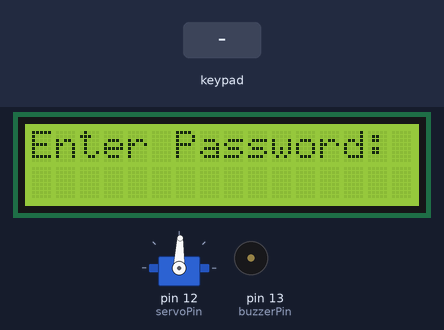
This sketch was run on a simulated Arduino Uno, built with avr-gcc and run on an emulated ATmega328P. Shown: 16×2 character LCD, servo, buzzer (waves = sounding, pin HIGH). Inputs (shaded band) come from the test bench.

Above: at 1.2 s.
1.3 s: keypad keys 1 2 3 4 # pressed 0.4 s apart
At 4.2 s:
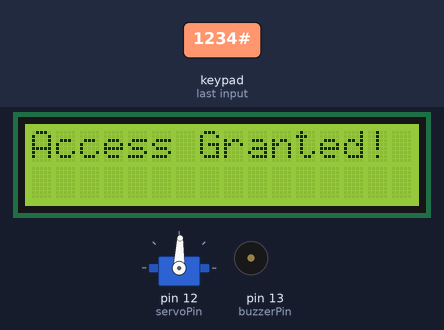
4.8 s: key '#' pressed
At 7.0 s:
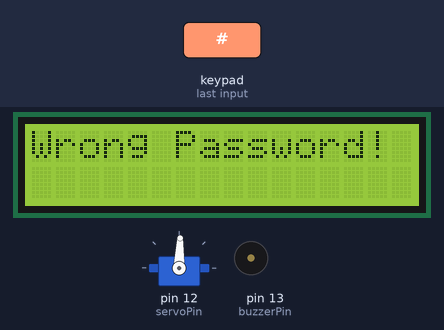
7.8 s: key '1' pressed
At 8.2 s:
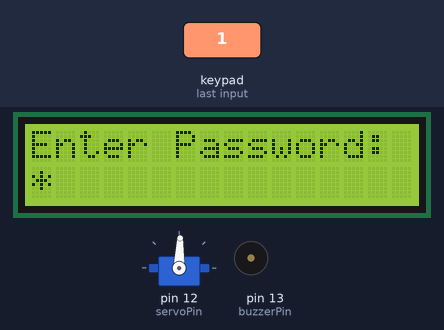
9.3 s: key '2' pressed
At 10.5 s:
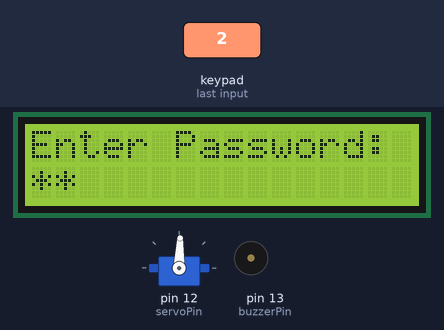
Timing chart, 0 to 11.8 s (numbered marks = the images above; inputs shaded):
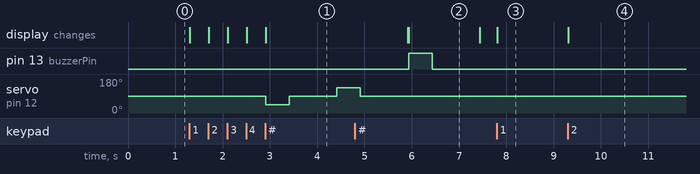

The sketch:

door_lock_system.ino
```cpp
#include <Keypad.h>
#include <LiquidCrystal.h>
#include <Servo.h>

// LCD pin configuration
const int rs = 2, en = 3, d4 = 4, d5 = 5, d6 = 6, d7 = 7;
LiquidCrystal lcd(rs, en, d4, d5, d6, d7);

// Keypad configuration
const byte ROWS = 4;
const byte COLS = 4;
char hexaKeys[ROWS][COLS] = {
  {'1', '2', '3', 'A'},
  {'4', '5', '6', 'B'},
  {'7', '8', '9', 'C'},
  {'*', '0', '#', 'D'}
};

byte rowPins[ROWS] = {10, 11, A5, A4};
byte colPins[COLS] = {A3, A2, A1, A0};

// Initialize keypad
Keypad customKeypad = Keypad(makeKeymap(hexaKeys), rowPins, colPins, ROWS, COLS);

// Servo and buzzer pins
const int servoPin = 12;
const int buzzerPin = 13;

// Create servo object
Servo doorLock;

// Password configuration
const String correctPassword = "1234"; // Change this to your desired password
String enteredPassword = "";
const int maxAttempts = 3;
int attempts = 0;
bool doorLocked = true;

void setup() {
  Serial.begin(9600);

  // Initialize LCD
  lcd.begin(16, 2);
  lcd.print("Enter Password:");

  // Initialize servo
  doorLock.attach(servoPin);
  doorLock.write(88); // Lock position

  // Initialize buzzer
  pinMode(buzzerPin, OUTPUT);
}

void loop() {
  char customKey = customKeypad.getKey();

  if (customKey) {
    if (customKey == '#') {
      checkPassword();
    }
    else if (customKey == '*') {
      resetSystem();
    }
    else {
      // Add pressed key to password
      if (enteredPassword.length() < 4) {
        enteredPassword += customKey;
        updateLCDPassword();
      }
    }
  }

  // Lock the system after 3 wrong attempts
  if (attempts >= maxAttempts) {
    lcd.clear();
    lcd.print("System Locked!");
    lcd.setCursor(0, 1);
    lcd.print("Reset needed!");
    soundBuzzer();
    delay(5000);
    resetSystem();
  }
}

void checkPassword() {
  if (enteredPassword == correctPassword) {
    lcd.clear();
    lcd.print("Access Granted!");
    doorLocked = false;
    doorLock.write(45); // rotate the motor counter-clockwise
    delay(500);
    doorLock.write(88);
    delay(1000);
    doorLock.write(135); // rotate the motor counter-clockwise
    delay(500);
    doorLock.write(88);
    delay(1000);
    attempts = 0;
  }
  else {
    lcd.clear();
    lcd.print("Wrong Password!");
    attempts++;
    soundBuzzer();
    delay(1000);
  }
  enteredPassword = "";
  updateLCDPassword();
}

void resetSystem() {
  enteredPassword = "";
  attempts = 0;
  doorLocked = true;
  doorLock.write(88); // Lock position
  updateLCDPassword();
}

void updateLCDPassword() {
  lcd.clear();
  lcd.print("Enter Password:");
  lcd.setCursor(0, 1);
  for (int i = 0; i < enteredPassword.length(); i++) {
    lcd.print("*");
  }
}

void soundBuzzer() {
  digitalWrite(buzzerPin, HIGH);
  delay(500);
  digitalWrite(buzzerPin, LOW);
}
```

Measured:
- after the input at 1.3 s, servo on pin 12 (servoPin): 88° → 45° after 1.6 s, → 88° 0.50 s later, → 135° 1.0 s later; the display: first changes at once (image 1 shows a later state)
- after the input at 4.8 s, pin 13 (buzzerPin): LOW → HIGH after 1.1 s, → LOW 0.50 s later; the display: first differs from a run without the input after 1.1 s (image 2)
- after the input at 7.8 s, the display: changes at once (image 3)
- after the input at 9.3 s, the display: changes at once (image 4)
- what the display in image 2 shows lasts 1.5 s, from 5.9 s to 7.4 s
